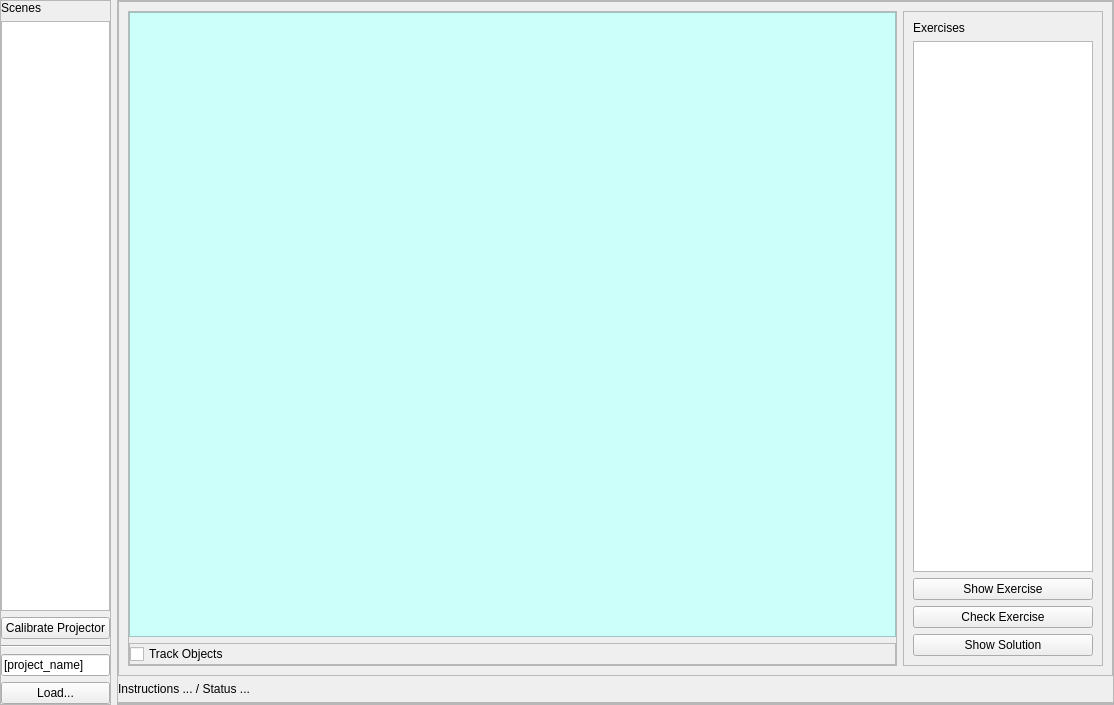
<?xml version="1.0" encoding="UTF-8"?>
<ui version="4.0">
 <class>Form</class>
 <widget class="QWidget" name="Form">
  <property name="geometry">
   <rect>
    <x>0</x>
    <y>0</y>
    <width>1114</width>
    <height>705</height>
   </rect>
  </property>
  <property name="windowTitle">
   <string>Form</string>
  </property>
  <layout class="QHBoxLayout" name="horizontalLayout">
   <property name="leftMargin">
    <number>0</number>
   </property>
   <property name="topMargin">
    <number>0</number>
   </property>
   <property name="rightMargin">
    <number>0</number>
   </property>
   <property name="bottomMargin">
    <number>0</number>
   </property>
   <item>
    <widget class="QFrame" name="frame_1">
     <property name="sizePolicy">
      <sizepolicy hsizetype="Preferred" vsizetype="Preferred">
       <horstretch>10</horstretch>
       <verstretch>0</verstretch>
      </sizepolicy>
     </property>
     <property name="maximumSize">
      <size>
       <width>200</width>
       <height>16777215</height>
      </size>
     </property>
     <property name="frameShape">
      <enum>QFrame::StyledPanel</enum>
     </property>
     <property name="frameShadow">
      <enum>QFrame::Raised</enum>
     </property>
     <layout class="QVBoxLayout" name="verticalLayout_2">
      <property name="leftMargin">
       <number>0</number>
      </property>
      <property name="topMargin">
       <number>0</number>
      </property>
      <property name="rightMargin">
       <number>0</number>
      </property>
      <property name="bottomMargin">
       <number>0</number>
      </property>
      <item>
       <widget class="QLabel" name="label_2">
        <property name="text">
         <string>Scenes</string>
        </property>
       </widget>
      </item>
      <item>
       <widget class="QListView" name="scenes_list"/>
      </item>
      <item>
       <widget class="QPushButton" name="calibrate_btn">
        <property name="minimumSize">
         <size>
          <width>0</width>
          <height>0</height>
         </size>
        </property>
        <property name="text">
         <string>Calibrate Projector</string>
        </property>
       </widget>
      </item>
      <item>
       <widget class="Line" name="line">
        <property name="orientation">
         <enum>Qt::Horizontal</enum>
        </property>
       </widget>
      </item>
      <item>
       <widget class="QLineEdit" name="project_name_le">
        <property name="text">
         <string>[project_name]</string>
        </property>
       </widget>
      </item>
      <item>
       <widget class="QPushButton" name="load_proj_btn">
        <property name="text">
         <string>Load...</string>
        </property>
       </widget>
      </item>
     </layout>
    </widget>
   </item>
   <item>
    <widget class="QFrame" name="frame_2">
     <property name="sizePolicy">
      <sizepolicy hsizetype="Preferred" vsizetype="Preferred">
       <horstretch>90</horstretch>
       <verstretch>0</verstretch>
      </sizepolicy>
     </property>
     <property name="minimumSize">
      <size>
       <width>800</width>
       <height>0</height>
      </size>
     </property>
     <property name="frameShape">
      <enum>QFrame::StyledPanel</enum>
     </property>
     <property name="frameShadow">
      <enum>QFrame::Raised</enum>
     </property>
     <layout class="QVBoxLayout" name="verticalLayout">
      <property name="leftMargin">
       <number>0</number>
      </property>
      <property name="topMargin">
       <number>0</number>
      </property>
      <property name="rightMargin">
       <number>0</number>
      </property>
      <property name="bottomMargin">
       <number>0</number>
      </property>
      <item>
       <widget class="QFrame" name="frame_3">
        <property name="sizePolicy">
         <sizepolicy hsizetype="Preferred" vsizetype="Preferred">
          <horstretch>0</horstretch>
          <verstretch>5</verstretch>
         </sizepolicy>
        </property>
        <property name="frameShape">
         <enum>QFrame::StyledPanel</enum>
        </property>
        <property name="frameShadow">
         <enum>QFrame::Raised</enum>
        </property>
        <layout class="QHBoxLayout" name="horizontalLayout_2">
         <item>
          <widget class="QFrame" name="camers_view_frame">
           <property name="sizePolicy">
            <sizepolicy hsizetype="Preferred" vsizetype="Preferred">
             <horstretch>70</horstretch>
             <verstretch>0</verstretch>
            </sizepolicy>
           </property>
           <property name="minimumSize">
            <size>
             <width>250</width>
             <height>250</height>
            </size>
           </property>
           <property name="frameShape">
            <enum>QFrame::StyledPanel</enum>
           </property>
           <property name="frameShadow">
            <enum>QFrame::Raised</enum>
           </property>
           <layout class="QVBoxLayout" name="verticalLayout_6">
            <property name="leftMargin">
             <number>0</number>
            </property>
            <property name="topMargin">
             <number>0</number>
            </property>
            <property name="rightMargin">
             <number>0</number>
            </property>
            <property name="bottomMargin">
             <number>0</number>
            </property>
            <item>
             <widget class="QFrame" name="camera_view_container">
              <property name="sizePolicy">
               <sizepolicy hsizetype="Expanding" vsizetype="Expanding">
                <horstretch>0</horstretch>
                <verstretch>0</verstretch>
               </sizepolicy>
              </property>
              <property name="styleSheet">
               <string notr="true">background-color: rgb(205, 255, 250);</string>
              </property>
              <property name="frameShape">
               <enum>QFrame::StyledPanel</enum>
              </property>
              <property name="frameShadow">
               <enum>QFrame::Raised</enum>
              </property>
             </widget>
            </item>
            <item>
             <widget class="QFrame" name="camera_view_toolbox">
              <property name="sizePolicy">
               <sizepolicy hsizetype="Preferred" vsizetype="Preferred">
                <horstretch>0</horstretch>
                <verstretch>0</verstretch>
               </sizepolicy>
              </property>
              <property name="maximumSize">
               <size>
                <width>16777215</width>
                <height>40</height>
               </size>
              </property>
              <property name="frameShape">
               <enum>QFrame::StyledPanel</enum>
              </property>
              <property name="frameShadow">
               <enum>QFrame::Raised</enum>
              </property>
              <layout class="QHBoxLayout" name="horizontalLayout_4">
               <property name="leftMargin">
                <number>0</number>
               </property>
               <property name="topMargin">
                <number>0</number>
               </property>
               <property name="rightMargin">
                <number>0</number>
               </property>
               <property name="bottomMargin">
                <number>0</number>
               </property>
               <item>
                <widget class="QCheckBox" name="track_objects_checkbox">
                 <property name="text">
                  <string>Track Objects</string>
                 </property>
                </widget>
               </item>
              </layout>
             </widget>
            </item>
           </layout>
          </widget>
         </item>
         <item>
          <widget class="QFrame" name="exercises_frame">
           <property name="sizePolicy">
            <sizepolicy hsizetype="Preferred" vsizetype="Preferred">
             <horstretch>30</horstretch>
             <verstretch>0</verstretch>
            </sizepolicy>
           </property>
           <property name="maximumSize">
            <size>
             <width>200</width>
             <height>16777215</height>
            </size>
           </property>
           <property name="frameShape">
            <enum>QFrame::StyledPanel</enum>
           </property>
           <property name="frameShadow">
            <enum>QFrame::Raised</enum>
           </property>
           <layout class="QVBoxLayout" name="verticalLayout_4">
            <item>
             <widget class="QLabel" name="label_3">
              <property name="text">
               <string>Exercises</string>
              </property>
             </widget>
            </item>
            <item>
             <widget class="QListView" name="exercises_list"/>
            </item>
            <item>
             <widget class="QPushButton" name="show_exercise_btn">
              <property name="text">
               <string>Show Exercise</string>
              </property>
             </widget>
            </item>
            <item>
             <widget class="QPushButton" name="check_exercise_btn">
              <property name="text">
               <string>Check Exercise</string>
              </property>
             </widget>
            </item>
            <item>
             <widget class="QPushButton" name="show_solution_btn">
              <property name="text">
               <string>Show Solution</string>
              </property>
             </widget>
            </item>
           </layout>
          </widget>
         </item>
        </layout>
       </widget>
      </item>
      <item>
       <widget class="QLabel" name="instructions_label">
        <property name="text">
         <string>Instructions ... / Status ... </string>
        </property>
        <property name="wordWrap">
         <bool>true</bool>
        </property>
       </widget>
      </item>
      <item>
       <widget class="QFrame" name="annotations_frame">
        <property name="frameShape">
         <enum>QFrame::StyledPanel</enum>
        </property>
        <property name="frameShadow">
         <enum>QFrame::Raised</enum>
        </property>
        <layout class="QVBoxLayout" name="verticalLayout_3">
         <property name="leftMargin">
          <number>0</number>
         </property>
         <property name="topMargin">
          <number>0</number>
         </property>
         <property name="rightMargin">
          <number>0</number>
         </property>
         <property name="bottomMargin">
          <number>0</number>
         </property>
        </layout>
       </widget>
      </item>
     </layout>
    </widget>
   </item>
  </layout>
 </widget>
 <resources/>
 <connections/>
</ui>
